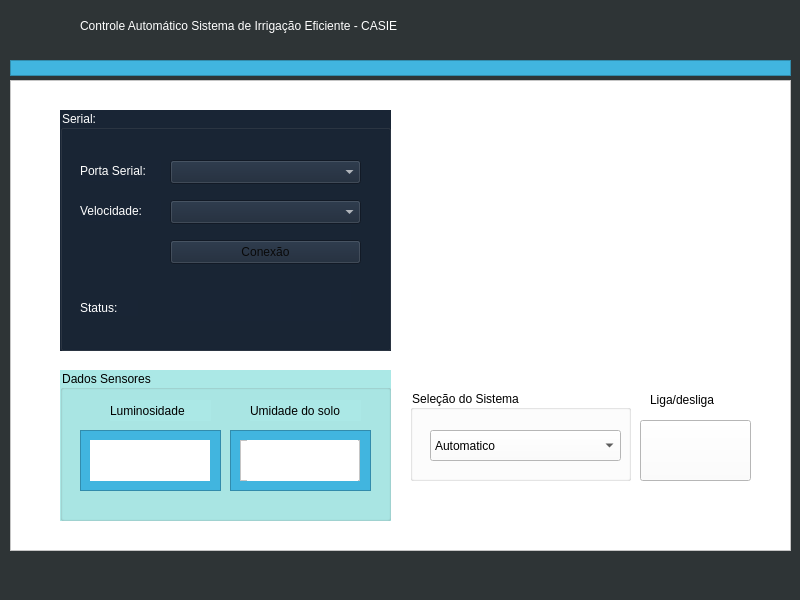
<?xml version="1.0" encoding="UTF-8"?>
<ui version="4.0">
 <class>MainWindow</class>
 <widget class="QMainWindow" name="MainWindow">
  <property name="geometry">
   <rect>
    <x>0</x>
    <y>0</y>
    <width>800</width>
    <height>600</height>
   </rect>
  </property>
  <property name="windowTitle">
   <string>MainWindow</string>
  </property>
  <property name="styleSheet">
   <string notr="true">color: rgb(255, 255, 255);
background-color: rgb(46, 52, 54);</string>
  </property>
  <widget class="QWidget" name="centralwidget">
   <widget class="QFrame" name="frame">
    <property name="geometry">
     <rect>
      <x>10</x>
      <y>60</y>
      <width>781</width>
      <height>16</height>
     </rect>
    </property>
    <property name="styleSheet">
     <string notr="true">background-color: rgb(65, 181, 223);</string>
    </property>
    <property name="frameShape">
     <enum>QFrame::StyledPanel</enum>
    </property>
    <property name="frameShadow">
     <enum>QFrame::Raised</enum>
    </property>
   </widget>
   <widget class="QLabel" name="label">
    <property name="geometry">
     <rect>
      <x>80</x>
      <y>10</y>
      <width>631</width>
      <height>31</height>
     </rect>
    </property>
    <property name="styleSheet">
     <string notr="true">font: 57 18pt &quot;Ubuntu&quot;;</string>
    </property>
    <property name="text">
     <string>Controle Automático Sistema de Irrigação Eficiente - CASIE</string>
    </property>
   </widget>
   <widget class="QFrame" name="frame_3">
    <property name="geometry">
     <rect>
      <x>10</x>
      <y>80</y>
      <width>781</width>
      <height>471</height>
     </rect>
    </property>
    <property name="styleSheet">
     <string notr="true">background-color: rgb(255, 255, 255);</string>
    </property>
    <property name="frameShape">
     <enum>QFrame::StyledPanel</enum>
    </property>
    <property name="frameShadow">
     <enum>QFrame::Raised</enum>
    </property>
    <widget class="QGroupBox" name="groupBox">
     <property name="geometry">
      <rect>
       <x>50</x>
       <y>30</y>
       <width>331</width>
       <height>241</height>
      </rect>
     </property>
     <property name="styleSheet">
      <string notr="true">background-color: rgb(25, 37, 53);
color: rgb(255, 255, 255);
</string>
     </property>
     <property name="title">
      <string>Serial:</string>
     </property>
     <widget class="QLabel" name="txt_portaSerial">
      <property name="geometry">
       <rect>
        <x>20</x>
        <y>50</y>
        <width>81</width>
        <height>21</height>
       </rect>
      </property>
      <property name="styleSheet">
       <string notr="true">color: rgb(255, 255, 255);</string>
      </property>
      <property name="text">
       <string>Porta Serial:</string>
      </property>
     </widget>
     <widget class="QComboBox" name="box_serial">
      <property name="geometry">
       <rect>
        <x>110</x>
        <y>50</y>
        <width>191</width>
        <height>24</height>
       </rect>
      </property>
      <property name="styleSheet">
       <string notr="true">color: rgb(255, 255, 255);</string>
      </property>
     </widget>
     <widget class="QLabel" name="txt_velocidade">
      <property name="geometry">
       <rect>
        <x>20</x>
        <y>90</y>
        <width>81</width>
        <height>21</height>
       </rect>
      </property>
      <property name="styleSheet">
       <string notr="true">color: rgb(255, 255, 255);</string>
      </property>
      <property name="text">
       <string>Velocidade:</string>
      </property>
     </widget>
     <widget class="QComboBox" name="box_velocidade">
      <property name="geometry">
       <rect>
        <x>110</x>
        <y>90</y>
        <width>191</width>
        <height>24</height>
       </rect>
      </property>
      <property name="styleSheet">
       <string notr="true">color: rgb(255, 255, 255);</string>
      </property>
     </widget>
     <widget class="QLabel" name="txt_status">
      <property name="geometry">
       <rect>
        <x>20</x>
        <y>190</y>
        <width>58</width>
        <height>16</height>
       </rect>
      </property>
      <property name="styleSheet">
       <string notr="true">color: rgb(255, 255, 255);</string>
      </property>
      <property name="text">
       <string>Status:</string>
      </property>
     </widget>
     <widget class="QLabel" name="status_conexao">
      <property name="geometry">
       <rect>
        <x>110</x>
        <y>180</y>
        <width>181</width>
        <height>31</height>
       </rect>
      </property>
      <property name="styleSheet">
       <string notr="true">color: rgb(255, 255, 255);</string>
      </property>
      <property name="text">
       <string/>
      </property>
     </widget>
     <widget class="QPushButton" name="btnPlug">
      <property name="geometry">
       <rect>
        <x>110</x>
        <y>130</y>
        <width>191</width>
        <height>24</height>
       </rect>
      </property>
      <property name="styleSheet">
       <string notr="true">color: rgb(9, 9, 9);</string>
      </property>
      <property name="text">
       <string>Conexão</string>
      </property>
     </widget>
    </widget>
    <widget class="QGroupBox" name="groupBox_2">
     <property name="geometry">
      <rect>
       <x>400</x>
       <y>310</y>
       <width>221</width>
       <height>91</height>
      </rect>
     </property>
     <property name="styleSheet">
      <string notr="true">selection-background-color: rgb(138, 226, 52);
color: rgb(0, 0, 0);
font: 57 12pt &quot;Ubuntu&quot;;</string>
     </property>
     <property name="title">
      <string>Seleção do Sistema</string>
     </property>
     <widget class="QComboBox" name="combo_Sistema">
      <property name="geometry">
       <rect>
        <x>20</x>
        <y>40</y>
        <width>191</width>
        <height>31</height>
       </rect>
      </property>
      <item>
       <property name="text">
        <string>Automatico</string>
       </property>
      </item>
      <item>
       <property name="text">
        <string>Manual</string>
       </property>
      </item>
     </widget>
     <widget class="QLabel" name="label_8">
      <property name="geometry">
       <rect>
        <x>220</x>
        <y>-55</y>
        <width>191</width>
        <height>71</height>
       </rect>
      </property>
      <property name="styleSheet">
       <string notr="true"/>
      </property>
      <property name="text">
       <string>Desacionamento da válvula</string>
      </property>
     </widget>
    </widget>
    <widget class="QGroupBox" name="groupBox_3">
     <property name="geometry">
      <rect>
       <x>50</x>
       <y>290</y>
       <width>331</width>
       <height>151</height>
      </rect>
     </property>
     <property name="styleSheet">
      <string notr="true">background-color: rgb(171, 232, 230);
color: rgb(0, 0, 0);</string>
     </property>
     <property name="title">
      <string>Dados Sensores</string>
     </property>
     <widget class="QLabel" name="label_4">
      <property name="geometry">
       <rect>
        <x>50</x>
        <y>30</y>
        <width>101</width>
        <height>21</height>
       </rect>
      </property>
      <property name="text">
       <string>Luminosidade</string>
      </property>
     </widget>
     <widget class="QLabel" name="label_5">
      <property name="geometry">
       <rect>
        <x>190</x>
        <y>30</y>
        <width>111</width>
        <height>21</height>
       </rect>
      </property>
      <property name="text">
       <string>Umidade do solo</string>
      </property>
     </widget>
     <widget class="QFrame" name="frame_2">
      <property name="geometry">
       <rect>
        <x>20</x>
        <y>60</y>
        <width>141</width>
        <height>61</height>
       </rect>
      </property>
      <property name="styleSheet">
       <string notr="true">background-color: rgb(65, 181, 223);</string>
      </property>
      <property name="frameShape">
       <enum>QFrame::StyledPanel</enum>
      </property>
      <property name="frameShadow">
       <enum>QFrame::Raised</enum>
      </property>
      <widget class="QFrame" name="frame_4">
       <property name="geometry">
        <rect>
         <x>10</x>
         <y>10</y>
         <width>120</width>
         <height>41</height>
        </rect>
       </property>
       <property name="styleSheet">
        <string notr="true">background-color: rgb(255, 255, 255);</string>
       </property>
       <property name="frameShape">
        <enum>QFrame::StyledPanel</enum>
       </property>
       <property name="frameShadow">
        <enum>QFrame::Raised</enum>
       </property>
       <widget class="QLabel" name="lbl_LDR">
        <property name="geometry">
         <rect>
          <x>0</x>
          <y>0</y>
          <width>121</width>
          <height>41</height>
         </rect>
        </property>
        <property name="styleSheet">
         <string notr="true">color: rgb(0, 0, 0);
font: 57 16pt &quot;Ubuntu&quot;;</string>
        </property>
        <property name="text">
         <string/>
        </property>
       </widget>
      </widget>
     </widget>
     <widget class="QFrame" name="frame_5">
      <property name="geometry">
       <rect>
        <x>170</x>
        <y>60</y>
        <width>141</width>
        <height>61</height>
       </rect>
      </property>
      <property name="styleSheet">
       <string notr="true">background-color: rgb(65, 181, 223);</string>
      </property>
      <property name="frameShape">
       <enum>QFrame::StyledPanel</enum>
      </property>
      <property name="frameShadow">
       <enum>QFrame::Raised</enum>
      </property>
      <widget class="QFrame" name="frame_8">
       <property name="geometry">
        <rect>
         <x>10</x>
         <y>10</y>
         <width>120</width>
         <height>41</height>
        </rect>
       </property>
       <property name="styleSheet">
        <string notr="true">background-color: rgb(255, 255, 255);</string>
       </property>
       <property name="frameShape">
        <enum>QFrame::StyledPanel</enum>
       </property>
       <property name="frameShadow">
        <enum>QFrame::Raised</enum>
       </property>
       <widget class="QLabel" name="lbl_umidade_solo">
        <property name="geometry">
         <rect>
          <x>7</x>
          <y>0</y>
          <width>111</width>
          <height>41</height>
         </rect>
        </property>
        <property name="styleSheet">
         <string notr="true">color: rgb(0, 0, 0);
font: 57 16pt &quot;Ubuntu&quot;;</string>
        </property>
        <property name="text">
         <string/>
        </property>
       </widget>
      </widget>
     </widget>
    </widget>
    <widget class="QLabel" name="label_3">
     <property name="geometry">
      <rect>
       <x>640</x>
       <y>310</y>
       <width>101</width>
       <height>20</height>
      </rect>
     </property>
     <property name="styleSheet">
      <string notr="true">font: 57 10pt &quot;Ubuntu&quot;;
color: rgb(0, 0, 0);</string>
     </property>
     <property name="text">
      <string>Liga/desliga</string>
     </property>
    </widget>
    <widget class="QPushButton" name="btn_desligarsist">
     <property name="geometry">
      <rect>
       <x>630</x>
       <y>340</y>
       <width>111</width>
       <height>61</height>
      </rect>
     </property>
     <property name="styleSheet">
      <string notr="true">background-image: url(:/Imagens/Imagens/valvula bnt.png);
</string>
     </property>
     <property name="text">
      <string/>
     </property>
    </widget>
    <widget class="QLabel" name="label_9">
     <property name="geometry">
      <rect>
       <x>430</x>
       <y>30</y>
       <width>301</width>
       <height>241</height>
      </rect>
     </property>
     <property name="styleSheet">
      <string notr="true">image: url(:/Imagens/Imagens/CASIE.png);</string>
     </property>
     <property name="text">
      <string/>
     </property>
    </widget>
    <zorder>groupBox_2</zorder>
    <zorder>groupBox</zorder>
    <zorder>groupBox_3</zorder>
    <zorder>label_3</zorder>
    <zorder>btn_desligarsist</zorder>
    <zorder>label_9</zorder>
   </widget>
   <zorder>frame_3</zorder>
   <zorder>frame</zorder>
   <zorder>label</zorder>
  </widget>
  <widget class="QMenuBar" name="menubar">
   <property name="geometry">
    <rect>
     <x>0</x>
     <y>0</y>
     <width>800</width>
     <height>21</height>
    </rect>
   </property>
  </widget>
  <widget class="QStatusBar" name="statusbar"/>
 </widget>
 <resources/>
 <connections/>
</ui>
